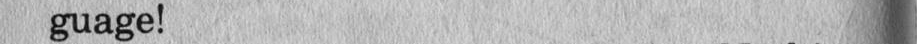
#> input picture 10.png, 917 x 44 px
$ python test.py   (older library calls are emulated)
#> lines starting #> are read from the running program, lines starting #| are printed output that depends on the picture; after the words box and inside, x2 and y2 are one past the last pixel; in counts of white or black regions, pixels touching at a corner belong together
import os
import sys
import cv2
import numpy as np

img_path = os.path.join(os.path.abspath(os.path.dirname(__file__)), '10.png')

def display_image(img):
	cv2.imshow('img', img)
	cv2.waitKey()


img = cv2.imread(img_path)
#> img is the input picture: shape (44, 917, 3); min 5, max 220, mean 179.3
img_gray = cv2.cvtColor(img, cv2.COLOR_BGR2GRAY)
display_image(img_gray)
ret, thresh = cv2.threshold(img_gray,60,240,cv2.THRESH_BINARY)
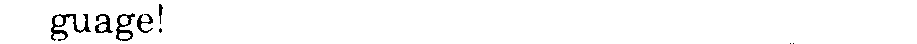
#> thresh: shape (44, 917); values 0 (black) and 240 (white), 97.8% white; 8 black regions (3 under 20 px)
thresh_cp = thresh.copy()
# display_image(thresh)

# # cv2.imshow('img', img)
# # cv2.waitKey()
# print(img.shape)
# # noise removal
# kernel = np.ones((3,3),np.uint8)
# opening = cv2.morphologyEx(thresh,cv2.MORPH_OPEN,kernel, iterations = 2)
# display_image(opening)
# # sure background area
# sure_bg = cv2.dilate(opening,kernel,iterations=5)
# # display_image(sure_bg)
# # Finding sure foreground area
# dist_transform = cv2.distanceTransform(opening,cv2.DIST_L2,5)
# ret, sure_fg = cv2.threshold(dist_transform,0.7*dist_transform.max(),255,0)
# # display_image(sure_fg)
# # Finding unknown region
# sure_fg = np.uint8(sure_fg)
# unknown = cv2.subtract(sure_bg,sure_fg)
im2, contours, hierarchy = cv2.findContours(thresh,1,2)
#> contours = 11 contours, 1 with area under 20; largest, box (x1, y1, x2, y2) and area: (0, 0, 917, 44) 39386, (50, 13, 92, 42) 514, (115, 12, 136, 42) 386, (94, 13, 114, 34) 245, (136, 13, 154, 34) 170
print(len(contours))
#| 11
for cnt in contours:
	x,y,w,h = cv2.boundingRect(cnt)
	cv2.rectangle(thresh, (x,y), (x+w,y+h), (0,255,0), 1)
#> this loop made 11 passes
#> (x, y, w, h) on passes 1 to 11: (119, 33, 12, 6), (158, 27, 5, 7), (98, 24, 9, 8), (120, 16, 9, 9), (55, 16, 8, 10), (136, 13, 18, 21), (94, 13, 20, 21), (50, 13, 42, 29), (115, 12, 21, 30), (158, 3, 6, 22), (0, 0, 917, 44)
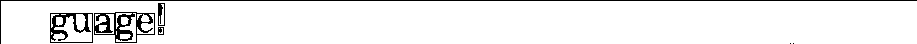
#> thresh: shape (44, 917); values 0 (black) and 240 (white), 94.2% white; black in thin lines or dots
display_image(thresh)
# [5 lines of commented-out code are left out]

$ run again, with 11.png copied over 10.png
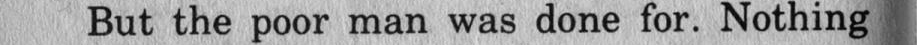
#> input picture 11.png, 917 x 45 px
#> img is the input picture: shape (45, 917, 3); min 3, max 223, mean 157.7
#> `ret, thresh = cv2.threshold(img_gray,60,240,cv2.THRESH_BINARY)`:
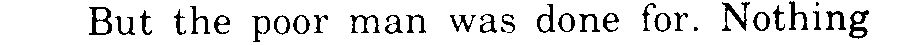
#> thresh: shape (45, 917); values 0 (black) and 240 (white), 89.2% white; 33 black regions (3 under 20 px)
#> contours = 53 contours, 3 with area under 20; largest, box (x1, y1, x2, y2) and area: (0, 0, 917, 45) 40304, (88, 6, 113, 36) 565, (848, 9, 870, 40) 421, (721, 1, 751, 32) 354, (536, 3, 556, 34) 347
#| 53
#> the loop `for cnt in contours:` made 53 passes
#> (x, y, w, h) on passes 1, 2, 3, 4, 5, 7, 8, 9: (506, 31, 7, 3), (853, 31, 11, 5), (693, 26, 6, 6), (500, 26, 7, 7), (96, 21, 12, 12), (277, 17, 10, 16), (218, 17, 9, 7), (540, 16, 10, 15)
#> after the loop `for cnt in contours:`:
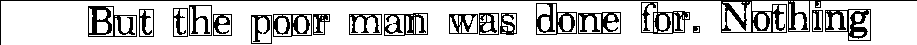
#> thresh: shape (45, 917); values 0 (black) and 240 (white), 79.8% white; 20 black regions, largest, box (x1, y1, x2, y2) and area: (0, 0, 917, 45) 2096, (825, 9, 871, 41) 656, (88, 6, 137, 37) 647
